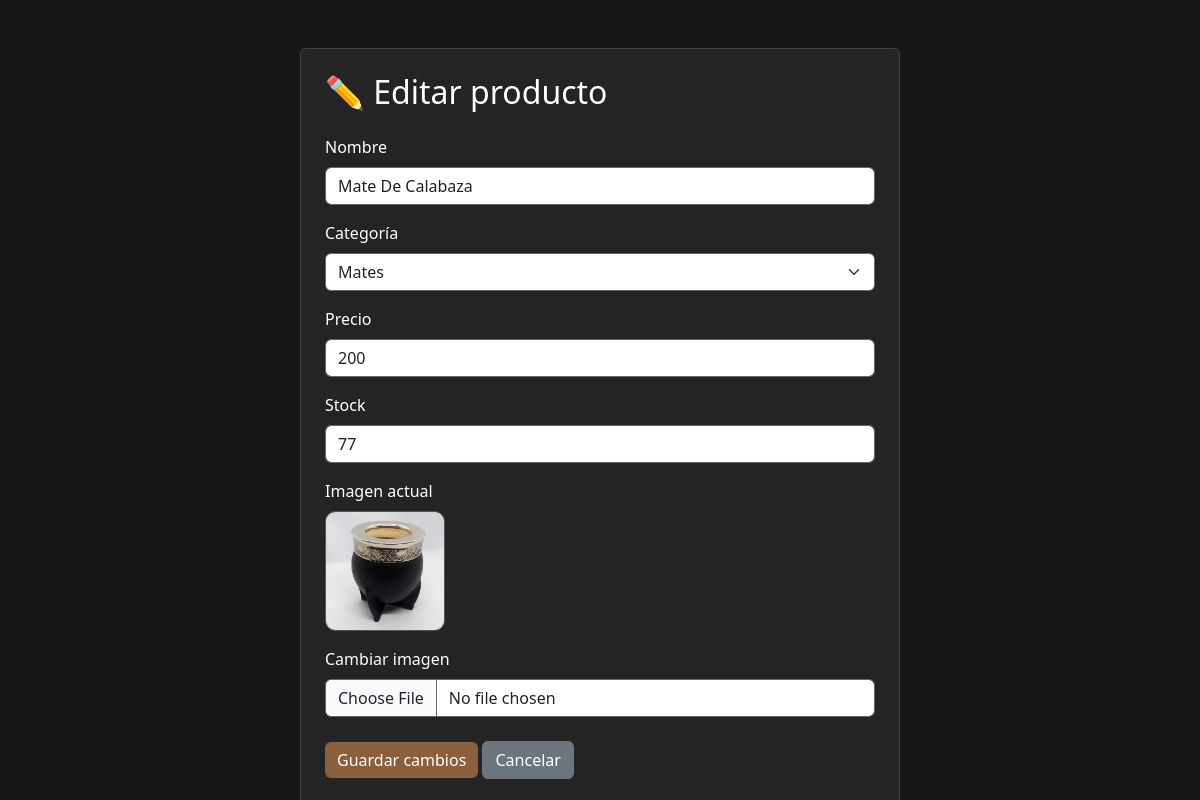
The app's page /editar_producto.php?id=11 (signed in) with its own data.
### tables this page shows
CREATE TABLE `productos` (
  `id` int(11) NOT NULL,
  `nombre` varchar(20) NOT NULL,
  `precio` int(7) NOT NULL,
  `stock` int(255) NOT NULL,
  `imagen` varchar(255) NOT NULL,
  `categoria` varchar(100) DEFAULT NULL
);

### editar_producto.php (the view, shortened to what this page needs)
<?php
$conexion = new mysqli(
    "localhost",
    "root",
    "",
    "sistema"
);
$conexion->set_charset("utf8");
$id = intval($_GET['id']);
$stmt = $conexion->prepare(
    "SELECT *
     FROM productos
     WHERE id = ?"
);
$stmt->bind_param("i", $id);
$stmt->execute();
$resultado = $stmt->get_result();
$producto = $resultado->fetch_assoc();
?>
<!DOCTYPE html>
<html lang="es">
<head>
    <link
        href="https://cdn.jsdelivr.net/npm/bootstrap@5.3.0/dist/css/bootstrap.min.css"
        rel="stylesheet"
    >
</head>
<body>
<div class="container mt-5">
    <div
        class="card p-4 mx-auto"
        style="max-width: 600px;"
    >
        <h2 class="mb-4">
            ✏️ Editar producto
        </h2>
        <form
            action="actualizar_producto.php"
            method="POST"
            enctype="multipart/form-data"
        >
            <div class="mb-3">
                <label class="form-label">
                    Nombre
                </label>
                <input
                    type="text"
                    name="nombre"
                    class="form-control"
                    value="<?php echo htmlspecialchars($producto['nombre']); ?>"
                    required
                >
            </div>
            <div class="mb-3">
                <label class="form-label">
                    Categoría
                </label>
                <select
                    name="categoria"
                    class="form-select"
                    required
                >
                    <?php
                    $categorias = [
                        "Mates",
                        "Yerbas",
                        "Termos",
                        "Pavas",
                        "Bombillas"
                    ];
                    foreach ($categorias as $categoria) {
                        $seleccionada =
                            ($producto['categoria'] == $categoria)
                            ? "selected"
                            : "";
                    ?>
                        <option
                            value="<?php echo $categoria; ?>"
                            <?php echo $seleccionada; ?>
                        >
                            <?php echo $categoria; ?>
                        </option>
                    <?php } ?>
                </select>
            </div>
            <div class="mb-3">
                <label class="form-label">
                    Precio
                </label>
                <input
                    type="number"
                    name="precio"
                    class="form-control"
                    step="0.01"
                    min="0"
                    value="<?php echo $producto['precio']; ?>"
                    required
                >
            </div>
            <div class="mb-3">
                <label class="form-label">
                    Stock
                </label>
                <input
                    type="number"
                    name="stock"
                    class="form-control"
                    min="0"
                    value="<?php echo $producto['stock']; ?>"
                    required
                >
            </div>
            <?php if (!empty($producto['imagen'])) { ?>
                <div class="mb-3">
                    <label class="form-label">
                        Imagen actual
                    </label>
                    <br>
                    <img
                        src="uploads/<?php echo htmlspecialchars($producto['imagen']); ?>"
                        class="imagen-actual"
                        alt="Imagen actual"
                    >
                </div>
            <?php } ?>
            <div class="mb-4">
                <label class="form-label">
                    Cambiar imagen
                </label>
                <input
                    type="file"
                    name="imagen"
                    class="form-control"
                    accept="image/*"
                >
            </div>
            <button
                type="submit"
                class="btn btn-cuero"
            >
                Guardar cambios
            </button>
            <a
                href="productos.php"
                class="btn btn-secondary"
            >
                Cancelar
            </a>
        </form>
    </div>
</div>
</body>
</html>

### editar_producto.php (style rules this page uses)
body { background-color: #171717; color: #ffffff; }
.card { background-color: #242424; border: 1px solid #444; color: #ffffff; }
.card h2 { color: #ffffff; }
.form-label { color: #ffffff !important; font-weight: 500; }
.form-control, .form-select { background-color: #ffffff; color: #222222; border: 1px solid #666; }
.form-select option { color: #222222; background-color: #ffffff; }
.btn-cuero { background-color: #8b5e3c; color: #ffffff; border: none; }
.btn-secondary { color: #ffffff; }
.imagen-actual { width: 120px; height: 120px; object-fit: cover; border-radius: 10px; border: 1px solid #555; }

### records on screen
productos: nombre "Mate De Calabaza", precio "200", stock "77", imagen (picture)

### other values on screen
form field categoria "Mates"
